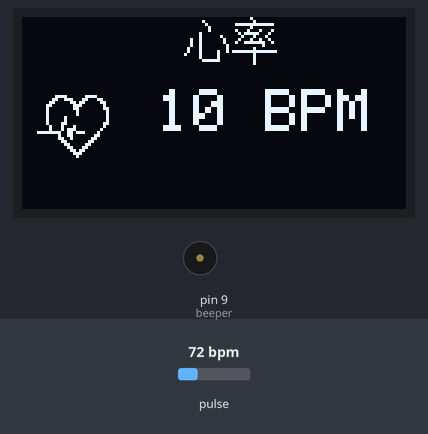
A sketch run on a simulated Arduino Uno, built with avr-gcc and run on an emulated ATmega328P. Shown: 128×64 one-colour display, buzzer (waves = sounding, pin HIGH). The inputs (shaded band) are chosen by the test bench; at power-on: pulse 72 bpm. The display library's start-up logo is not drawn.

Above: at 2.2 s.
2.3 s: pulse set to 42 bpm
At 4.0 s:
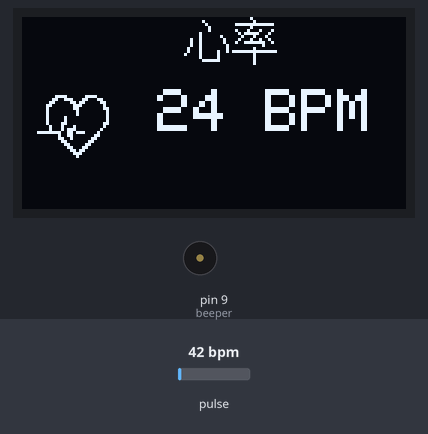
5.3 s: pulse set to 70 bpm
At 6.3 s:
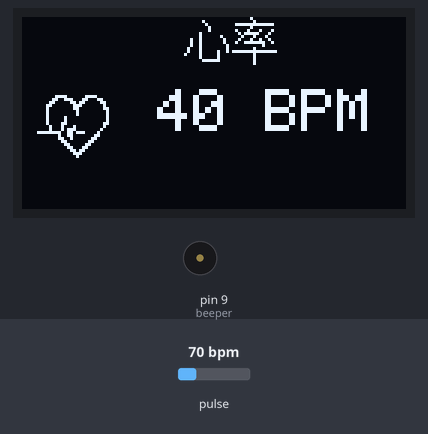
8.0 s: pulse set to 130 bpm
At 8.3 s:
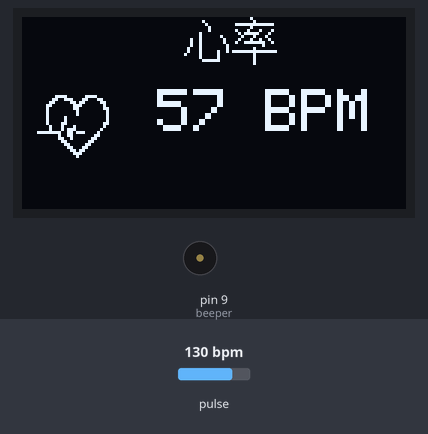
Timing chart, 0 to 15.9 s (numbered marks = the images above; inputs shaded):
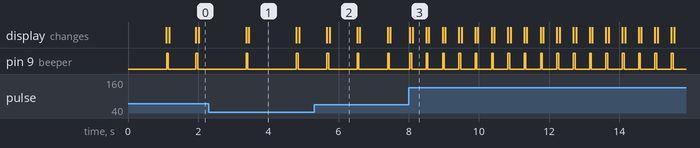

Measured:
- after the input at 2.3 s, pin 9 (beeper): alternates HIGH for 0.05 s and LOW for 1.4 s, starting after 1.1 s
- after the input at 5.3 s, pin 9 (beeper): alternates HIGH for 0.05 s and LOW for 0.82 s, starting after 0.37 s
- after the input at 8.0 s, pin 9 (beeper): alternates HIGH for 0.05 s and LOW for 0.42 s, starting at once
- by itself, pin 9 (beeper): alternates HIGH for 0.05 s and LOW for 0.78 s
- what the display in image 1 shows lasts 1.4 s, from 3.4 s to 4.8 s
- what the display in image 2 shows lasts 0.8 s, from 5.7 s to 6.5 s

The sketch:

HeartRateDisplay_ver1.1.ino
```cpp
#include <Adafruit_GFX.h>        //OLED libraries
#include <Adafruit_SSD1306.h>
#include <Wire.h>
#include "MAX30105.h"           //MAX3010x library
#include "heartRate.h"          //Heart rate calculating algorithm

MAX30105 particleSensor;

const byte RATE_SIZE = 5; //Increase this for more averaging. 4 is good.
byte rates[RATE_SIZE]; //Array of heart rates
byte rateSpot = 0;
long lastBeat = 0; //Time at which the last beat occurred
float beatsPerMinute;
int beatAvg;
//unsigned- long time0 = 0;

#define SCREEN_WIDTH 128 // OLED display width, in pixels
#define SCREEN_HEIGHT 64 // OLED display height, in pixels
#define OLED_RESET    -1 // Reset pin # (or -1 if sharing Arduino reset pin)
#define beeper 9

Adafruit_SSD1306 display(OLED_RESET); //Declaring the display name (display)

static const unsigned char PROGMEM noboom[] =
{ 0x03, 0xC0, 0xF0, 0x06, 0x71, 0x8C, 0x0C, 0x1B, 0x06, 0x18, 0x0E, 0x02, 0x10, 0x0C, 0x03, 0x10,
  0x04, 0x01, 0x10, 0x04, 0x01, 0x10, 0x40, 0x01, 0x10, 0x40, 0x01, 0x10, 0xC0, 0x03, 0x08, 0x88,
  0x02, 0x08, 0xB8, 0x04, 0xFF, 0x37, 0x08, 0x01, 0x30, 0x18, 0x01, 0x90, 0x30, 0x00, 0xC0, 0x60,
  0x00, 0x60, 0xC0, 0x00, 0x31, 0x80, 0x00, 0x1B, 0x00, 0x00, 0x0E, 0x00, 0x00, 0x04, 0x00,
};

static const unsigned char PROGMEM boom[] =
{ 0x01, 0xF0, 0x0F, 0x80, 0x06, 0x1C, 0x38, 0x60, 0x18, 0x06, 0x60, 0x18, 0x10, 0x01, 0x80, 0x08,
  0x20, 0x01, 0x80, 0x04, 0x40, 0x00, 0x00, 0x02, 0x40, 0x00, 0x00, 0x02, 0xC0, 0x00, 0x08, 0x03,
  0x80, 0x00, 0x08, 0x01, 0x80, 0x00, 0x18, 0x01, 0x80, 0x00, 0x1C, 0x01, 0x80, 0x00, 0x14, 0x00,
  0x80, 0x00, 0x14, 0x00, 0x80, 0x00, 0x14, 0x00, 0x40, 0x10, 0x12, 0x00, 0x40, 0x10, 0x12, 0x00,
  0x7E, 0x1F, 0x23, 0xFE, 0x03, 0x31, 0xA0, 0x04, 0x01, 0xA0, 0xA0, 0x0C, 0x00, 0xA0, 0xA0, 0x08,
  0x00, 0x60, 0xE0, 0x10, 0x00, 0x20, 0x60, 0x20, 0x06, 0x00, 0x40, 0x60, 0x03, 0x00, 0x40, 0xC0,
  0x01, 0x80, 0x01, 0x80, 0x00, 0xC0, 0x03, 0x00, 0x00, 0x60, 0x06, 0x00, 0x00, 0x30, 0x0C, 0x00,
  0x00, 0x08, 0x10, 0x00, 0x00, 0x06, 0x60, 0x00, 0x00, 0x03, 0xC0, 0x00, 0x00, 0x01, 0x80, 0x00
};

static const unsigned char PROGMEM str_1[] =
{
  0x00, 0x40, 0x40, 0x40, 0x27, 0xFC, 0x20, 0x40, 0x03, 0xF8, 0x00, 0x40, 0xE7, 0xFE, 0x20, 0x00,
  0x23, 0xF8, 0x22, 0x08, 0x23, 0xF8, 0x22, 0x08, 0x2B, 0xF8, 0x32, 0x08, 0x22, 0x28, 0x02, 0x10,
};//请

static const unsigned char PROGMEM str_2[] =
{
  0x20, 0x40, 0x10, 0x40, 0x00, 0x40, 0xFE, 0x80, 0x20, 0xFE, 0x21, 0x08, 0x3E, 0x88, 0x24, 0x88,
  0x24, 0x88, 0x24, 0x50, 0x24, 0x50, 0x24, 0x20, 0x44, 0x50, 0x54, 0x88, 0x89, 0x04, 0x02, 0x02,
};//放

static const unsigned char PROGMEM str_3[] =
{
  0x7F, 0xFC, 0x44, 0x44, 0x7F, 0xFC, 0x01, 0x00, 0x7F, 0xFC, 0x01, 0x00, 0x1F, 0xF0, 0x10, 0x10,
  0x1F, 0xF0, 0x10, 0x10, 0x1F, 0xF0, 0x10, 0x10, 0x1F, 0xF0, 0x10, 0x10, 0xFF, 0xFE, 0x00, 0x00,
};//置

static const unsigned char PROGMEM str_4[] =
{
  0x01, 0x00, 0x02, 0x80, 0x04, 0x40, 0x0A, 0x20, 0x31, 0x18, 0xDF, 0xF6, 0x10, 0x10, 0x1F, 0xF0,
  0x10, 0x10, 0x1F, 0xF0, 0x10, 0x08, 0x11, 0x90, 0x10, 0x60, 0x12, 0x10, 0x14, 0x08, 0x18, 0x04,
};//食

static const unsigned char PROGMEM str_5[] =
{
  0x11, 0x00, 0x11, 0x04, 0x11, 0x38, 0x11, 0xC0, 0xFD, 0x02, 0x11, 0x02, 0x10, 0xFE, 0x14, 0x00,
  0x19, 0xFC, 0x31, 0x04, 0xD1, 0x04, 0x11, 0xFC, 0x11, 0x04, 0x11, 0x04, 0x51, 0xFC, 0x21, 0x04,
};//指

static const unsigned char PROGMEM str_6[] =
{
  0x00, 0x00, 0x02, 0x00, 0x01, 0x00, 0x00, 0x80, 0x00, 0x80, 0x04, 0x00, 0x04, 0x08, 0x24, 0x04,
  0x24, 0x04, 0x24, 0x02, 0x44, 0x02, 0x44, 0x12, 0x84, 0x10, 0x04, 0x10, 0x03, 0xF0, 0x00, 0x00,
};//心

static const unsigned char PROGMEM str_7[] =
{
  0x02, 0x00, 0x01, 0x00, 0x7F, 0xFC, 0x02, 0x00, 0x44, 0x44, 0x2F, 0x88, 0x11, 0x10, 0x22, 0x48,
  0x4F, 0xE4, 0x00, 0x20, 0x01, 0x00, 0xFF, 0xFE, 0x01, 0x00, 0x01, 0x00, 0x01, 0x00, 0x01, 0x00,
};//率

static const unsigned char PROGMEM str_8[] =
{
  0x10, 0x40, 0x10, 0x40, 0x10, 0xA0, 0x10, 0xA0, 0xFD, 0x10, 0x12, 0x08, 0x35, 0xF6, 0x38, 0x00,
  0x54, 0x88, 0x50, 0x48, 0x92, 0x48, 0x11, 0x50, 0x11, 0x10, 0x10, 0x20, 0x17, 0xFE, 0x10, 0x00,
};//检

static const unsigned char PROGMEM str_9[] =
{
  0x00, 0x04, 0x27, 0xC4, 0x14, 0x44, 0x14, 0x54, 0x85, 0x54, 0x45, 0x54, 0x45, 0x54, 0x15, 0x54,
  0x15, 0x54, 0x25, 0x54, 0xE5, 0x54, 0x21, 0x04, 0x22, 0x84, 0x22, 0x44, 0x24, 0x14, 0x08, 0x08,
};//测

static const unsigned char PROGMEM str_10[] =
{
  0x00, 0x00, 0x1F, 0xF0, 0x10, 0x10, 0x1F, 0xF0, 0x10, 0x10, 0xFF, 0xFE, 0x00, 0x00, 0x1F, 0xF0,
  0x11, 0x10, 0x1F, 0xF0, 0x11, 0x10, 0x1F, 0xF0, 0x01, 0x00, 0x1F, 0xF0, 0x01, 0x00, 0x7F, 0xFC,
};//量

static const unsigned char PROGMEM str_11[] =
{
  0x01, 0x00, 0x01, 0x00, 0x01, 0x00, 0x01, 0x00, 0x3F, 0xF8, 0x21, 0x08, 0x21, 0x08, 0x21, 0x08,
  0x21, 0x08, 0x21, 0x08, 0x3F, 0xF8, 0x21, 0x08, 0x01, 0x00, 0x01, 0x00, 0x01, 0x00, 0x01, 0x00,
};//中


void setup() {
  display.begin(SSD1306_SWITCHCAPVCC, 0x3C); //Start the OLED display
  display.display();
  delay(1000);
  // Initialize sensor
  particleSensor.begin(Wire, I2C_SPEED_FAST); //Use default I2C port, 400kHz speed
  particleSensor.setup(); //Configure sensor with default settings
  particleSensor.setPulseAmplitudeRed(0x0A); //Turn Red LED to low to indicate sensor is running
  pinMode(beeper, OUTPUT);
  //Serial.begin(9600);
}

void loop() {
  long irValue = particleSensor.getIR();    //Reading the IR value it will permit us to know if there's a finger on the sensor or not

  if (checkForBeat(irValue) == true)                        //If a heart beat is detected
  {
    displayBeat();

    digitalWrite(beeper, HIGH);
    delay(50);
    digitalWrite(beeper, LOW);

    displayNoBeat();


    //Deactivate the buzzer to have the effect of a "bip"
    //We sensed a beat!
    long delta = millis() - lastBeat;                   //Measure duration between two beats
    lastBeat = millis();

    beatsPerMinute = 60 / (delta / 1000.0);           //Calculating the BPM

    if (beatsPerMinute < 255 && beatsPerMinute > 20)               //To calculate the average we strore some values (4) then do some math to calculate the average
    {
      rates[rateSpot++] = (byte)beatsPerMinute; //Store this reading in the array
      rateSpot %= RATE_SIZE; //Wrap variable

      //Take average of readings
      beatAvg = 0;
      for (byte x = 0 ; x < RATE_SIZE ; x++)
        beatAvg += rates[x];
      beatAvg /= RATE_SIZE;
    }
  }


  if (irValue < 50000) {      //If no finger is detected it inform the user and put the average BPM to 0 or it will be stored for the next measure
    displayNoFinger();
  }
//  Serial.println(millis() - time0);
//  time0 = millis();

}


void displayBeat() {
  display.clearDisplay();                                 //Clear the display
  display.drawBitmap(54, 0, str_6, 16, 16, 1);
  display.drawBitmap(70, 0, str_7, 16, 16, 1);
  display.drawBitmap(0, 21, boom, 32, 32, WHITE);    //Draw the second picture (bigger heart)
  display.setTextSize(2);                                //And still displays the average BPM
  display.setTextColor(WHITE);
  display.setCursor(45, 24);
  display.print(beatAvg);
  display.println(" BPM");
  display.display();
}

void displayNoBeat() {
  display.clearDisplay();                                   //Clear the display
  display.drawBitmap(54, 0, str_6, 16, 16, 1);
  display.drawBitmap(70, 0, str_7, 16, 16, 1);
  display.drawBitmap(5, 26, noboom, 24, 21, WHITE);       //Draw the first bmp picture (little heart)
  display.setTextSize(2);                                   //Near it display the average BPM you can display the BPM if you want
  display.setTextColor(WHITE);
  display.setCursor(45, 24);
  display.print(beatAvg);
  display.println(" BPM");
  display.display();
}

void displayNoFinger() {
  display.clearDisplay();
  display.drawBitmap(32, 0, str_6, 16, 16, 1);
  display.drawBitmap(48, 0, str_7, 16, 16, 1);
  display.drawBitmap(64, 0, str_8, 16, 16, 1);
  display.drawBitmap(80, 0, str_9, 16, 16, 1);

  display.drawBitmap(24, 24, str_1, 16, 16, 1);
  display.drawBitmap(40, 24, str_2, 16, 16, 1);
  display.drawBitmap(56, 24, str_3, 16, 16, 1);
  display.drawBitmap(72, 24, str_4, 16, 16, 1);
  display.drawBitmap(88, 24, str_5, 16, 16, 1);
  display.display();
}
```
